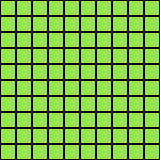

This is a level from a 2D game, rendered from its Tiled map with the project's own tilesets. A one-line summary and the complete map file follow:
An orthogonal 10x10 tile map with 16x16 px tiles, 1 tile layer (grass).

<map version="1.9" tiledversion="1.9.2" orientation="orthogonal" renderorder="right-down" width="10" height="10" tilewidth="16" tileheight="16" infinite="0" nextlayerid="6" nextobjectid="1">
 <tileset firstgid="1" name="tiles" tilewidth="16" tileheight="16" tilecount="6" columns="6">
  <image source="tileset.png" trans="ff00ff" width="96" height="16" />
 </tileset>
 <layer id="1" name="grass" width="10" height="10">
  <data encoding="csv">
1,1,1,1,1,1,1,1,1,1,
1,1,1,1,1,1,1,1,1,1,
1,1,1,1,1,1,1,1,1,1,
1,1,1,1,1,1,1,1,1,1,
1,1,1,1,1,1,1,1,1,1,
1,1,1,1,1,1,1,1,1,1,
1,1,1,1,1,1,1,1,1,1,
1,1,1,1,1,1,1,1,1,1,
1,1,1,1,1,1,1,1,1,1,
1,1,1,1,1,1,1,1,1,1
</data>
 </layer>
</map>
